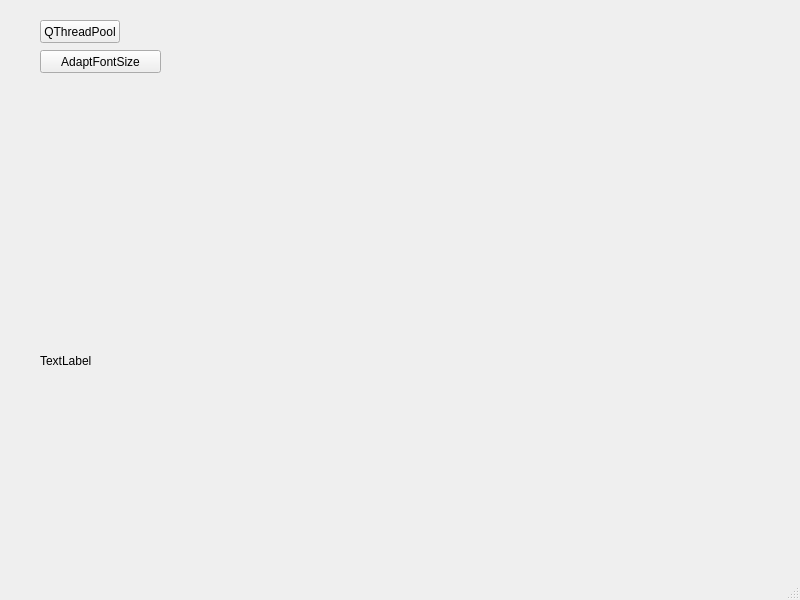
<?xml version="1.0" encoding="UTF-8"?>
<ui version="4.0">
 <class>QtLibMainWindow</class>
 <widget class="QMainWindow" name="QtLibMainWindow">
  <property name="geometry">
   <rect>
    <x>0</x>
    <y>0</y>
    <width>800</width>
    <height>600</height>
   </rect>
  </property>
  <property name="windowTitle">
   <string>MainWindow</string>
  </property>
  <widget class="QWidget" name="centralwidget">
   <widget class="QPushButton" name="pushButton_QThreadPool">
    <property name="geometry">
     <rect>
      <x>40</x>
      <y>20</y>
      <width>80</width>
      <height>23</height>
     </rect>
    </property>
    <property name="text">
     <string>QThreadPool</string>
    </property>
   </widget>
   <widget class="QPushButton" name="pushButton_AdaptFontSize">
    <property name="geometry">
     <rect>
      <x>40</x>
      <y>50</y>
      <width>121</width>
      <height>23</height>
     </rect>
    </property>
    <property name="text">
     <string>AdaptFontSize</string>
    </property>
   </widget>
   <widget class="MyWidget" name="widget" native="true">
    <property name="geometry">
     <rect>
      <x>30</x>
      <y>100</y>
      <width>461</width>
      <height>121</height>
     </rect>
    </property>
   </widget>
   <widget class="QLabel" name="label">
    <property name="geometry">
     <rect>
      <x>40</x>
      <y>310</y>
      <width>321</width>
      <height>101</height>
     </rect>
    </property>
    <property name="text">
     <string>TextLabel</string>
    </property>
   </widget>
  </widget>
  <widget class="QMenuBar" name="menubar">
   <property name="geometry">
    <rect>
     <x>0</x>
     <y>0</y>
     <width>800</width>
     <height>20</height>
    </rect>
   </property>
  </widget>
  <widget class="QStatusBar" name="statusbar"/>
 </widget>
 <customwidgets>
  <customwidget>
   <class>MyWidget</class>
   <extends>QWidget</extends>
   <header>Testing/Painter/mywidget.h</header>
   <container>1</container>
  </customwidget>
 </customwidgets>
 <resources/>
 <connections/>
</ui>
